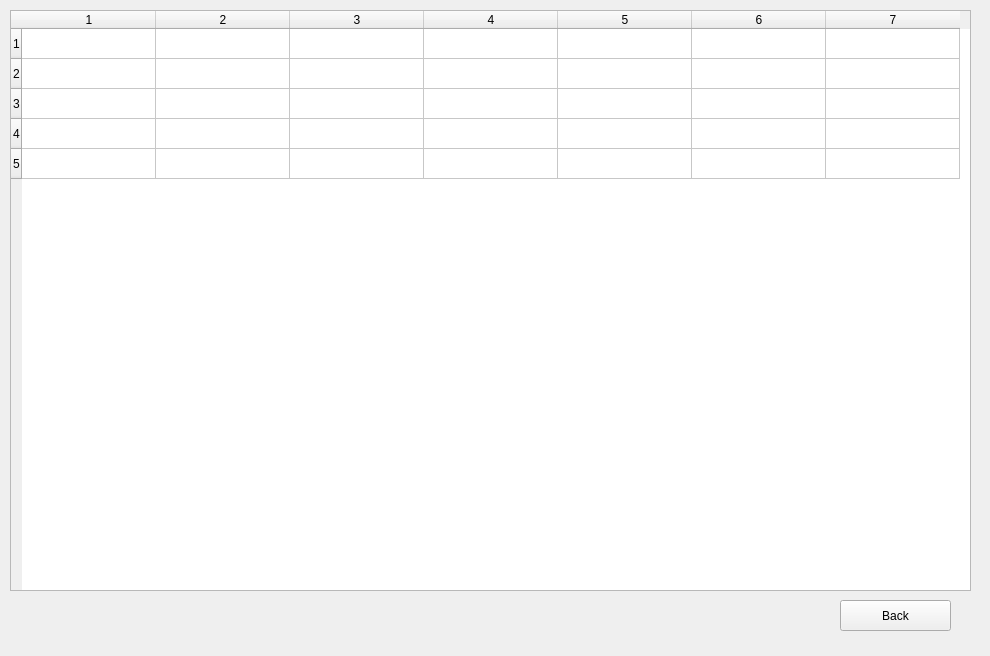
<?xml version="1.0" encoding="UTF-8"?>
<ui version="4.0">
 <class>TableManger</class>
 <widget class="QMainWindow" name="TableManger">
  <property name="geometry">
   <rect>
    <x>0</x>
    <y>0</y>
    <width>990</width>
    <height>656</height>
   </rect>
  </property>
  <property name="windowTitle">
   <string>TableManger</string>
  </property>
  <widget class="QWidget" name="centralwidget">
   <widget class="QTableWidget" name="tableList">
    <property name="geometry">
     <rect>
      <x>10</x>
      <y>10</y>
      <width>961</width>
      <height>581</height>
     </rect>
    </property>
    <property name="sizeAdjustPolicy">
     <enum>QAbstractScrollArea::AdjustToContentsOnFirstShow</enum>
    </property>
    <property name="rowCount">
     <number>5</number>
    </property>
    <property name="columnCount">
     <number>7</number>
    </property>
    <attribute name="horizontalHeaderCascadingSectionResizes">
     <bool>true</bool>
    </attribute>
    <attribute name="horizontalHeaderDefaultSectionSize">
     <number>134</number>
    </attribute>
    <attribute name="horizontalHeaderStretchLastSection">
     <bool>false</bool>
    </attribute>
    <attribute name="verticalHeaderCascadingSectionResizes">
     <bool>true</bool>
    </attribute>
    <attribute name="verticalHeaderStretchLastSection">
     <bool>false</bool>
    </attribute>
    <row/>
    <row/>
    <row/>
    <row/>
    <row/>
    <column/>
    <column/>
    <column/>
    <column/>
    <column/>
    <column/>
    <column/>
    <item row="0" column="3">
     <property name="text">
      <string/>
     </property>
     <property name="font">
      <font>
       <pointsize>6</pointsize>
      </font>
     </property>
    </item>
   </widget>
   <widget class="QPushButton" name="returnButton">
    <property name="geometry">
     <rect>
      <x>840</x>
      <y>600</y>
      <width>111</width>
      <height>31</height>
     </rect>
    </property>
    <property name="text">
     <string>Back</string>
    </property>
   </widget>
  </widget>
 </widget>
 <resources/>
 <connections/>
</ui>
